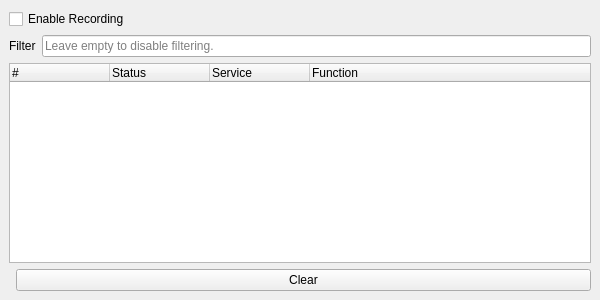
<?xml version="1.0" encoding="UTF-8"?>
<ui version="4.0">
 <class>IPCRecorder</class>
 <widget class="QDockWidget" name="IPCRecorder">
  <property name="geometry">
   <rect>
    <x>0</x>
    <y>0</y>
    <width>600</width>
    <height>300</height>
   </rect>
  </property>
  <property name="windowTitle">
   <string>IPC Recorder</string>
  </property>
  <widget class="QWidget">
   <layout class="QVBoxLayout">
    <item>
     <widget class="QCheckBox" name="enabled">
      <property name="text">
       <string>Enable Recording</string>
      </property>
     </widget>
    </item>
    <item>
     <layout class="QHBoxLayout">
      <item>
       <widget class="QLabel">
        <property name="text">
         <string>Filter</string>
        </property>
       </widget>
      </item>
      <item>
       <widget class="QLineEdit" name="filter">
        <property name="placeholderText">
         <string>Leave empty to disable filtering.</string>
        </property>
       </widget>
      </item>
     </layout>
    </item>
    <item>
     <widget class="QTreeWidget" name="main">
      <property name="alternatingRowColors">
       <bool>true</bool>
      </property>
      <column>
       <property name="text">
        <string>#</string>
       </property>
      </column>
      <column>
       <property name="text">
        <string>Status</string>
       </property>
      </column>
      <column>
       <property name="text">
        <string>Service</string>
       </property>
      </column>
      <column>
       <property name="text">
        <string>Function</string>
       </property>
      </column>
     </widget>
    </item>
    <item>
     <layout class="QHBoxLayout">
      <item>
       <spacer>
        <property name="orientation">
         <enum>Qt::Horizontal</enum>
        </property>
       </spacer>
      </item>
      <item>
       <widget class="QPushButton" name="clearButton">
        <property name="text">
         <string>Clear</string>
        </property>
       </widget>
      </item>
     </layout>
    </item>
   </layout>
  </widget>
 </widget>
 <resources/>
 <connections/>
</ui>
